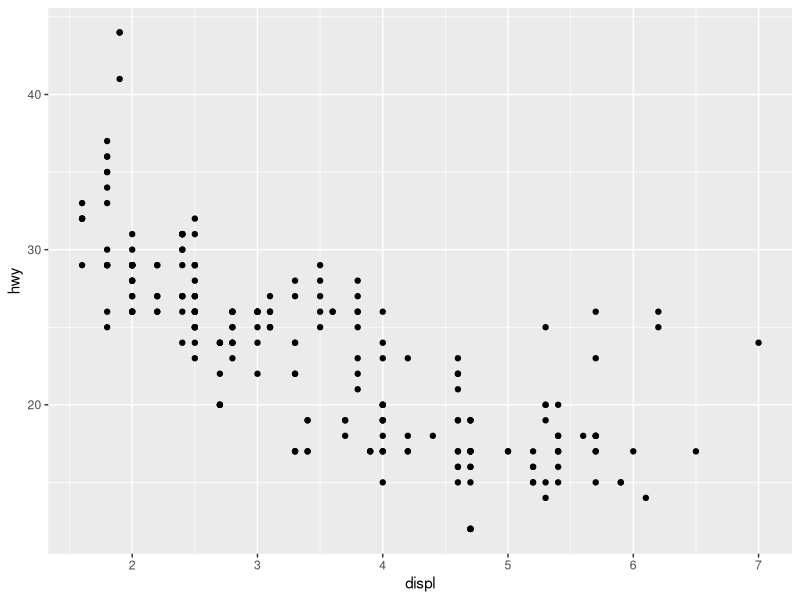
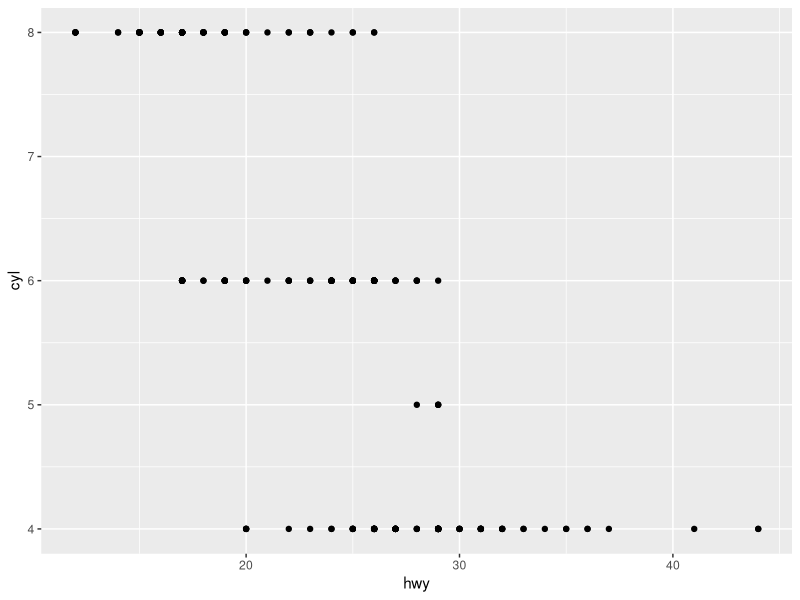
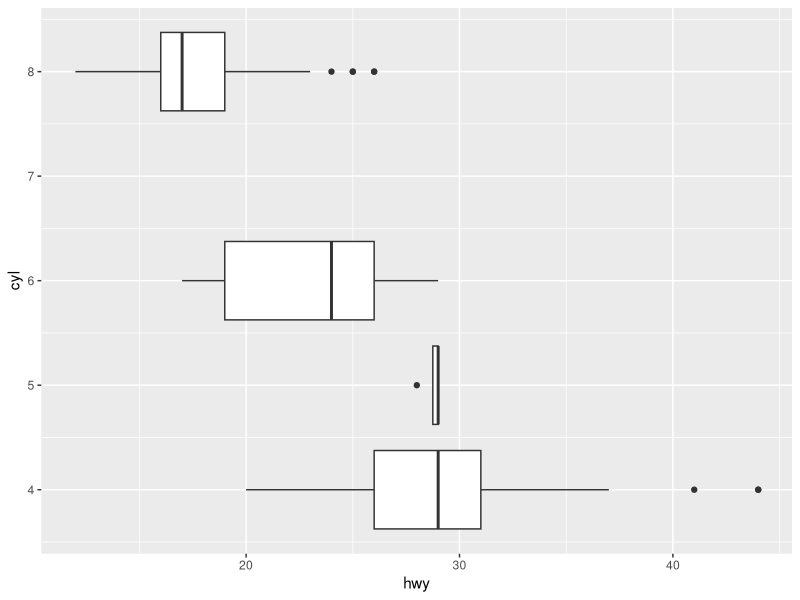
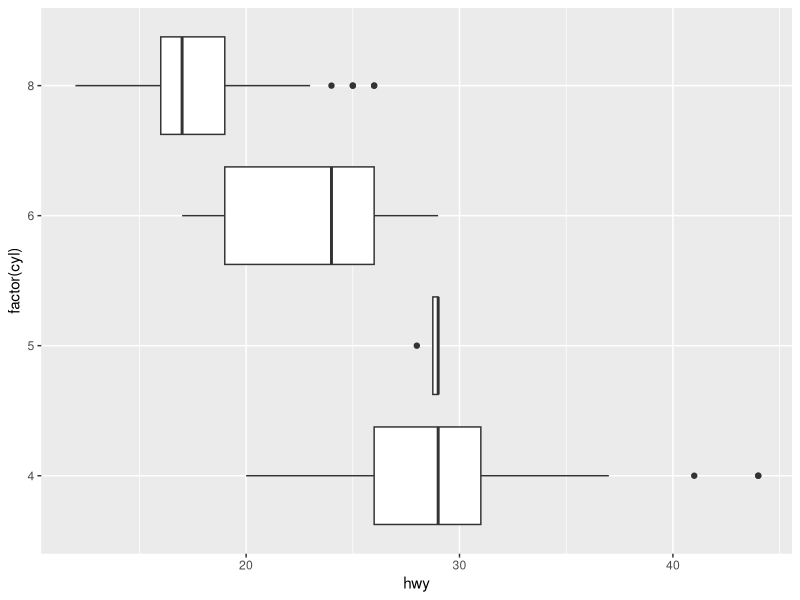
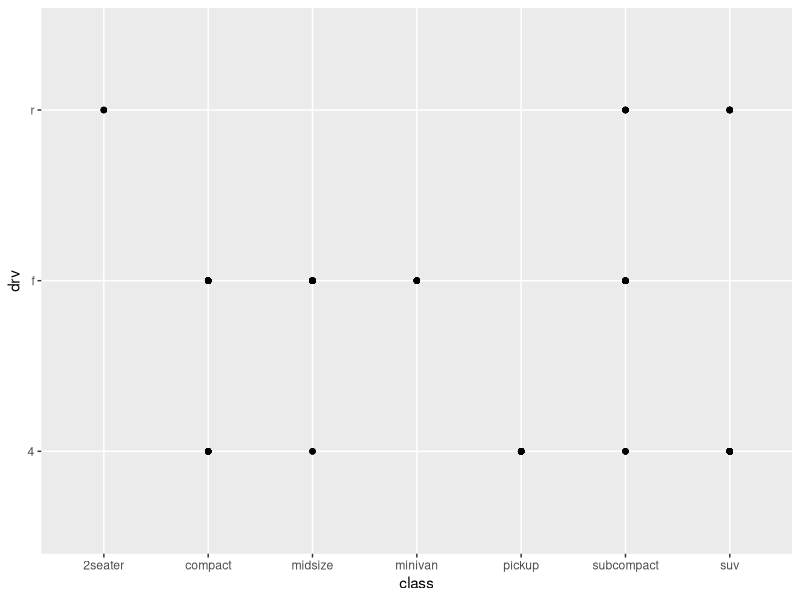
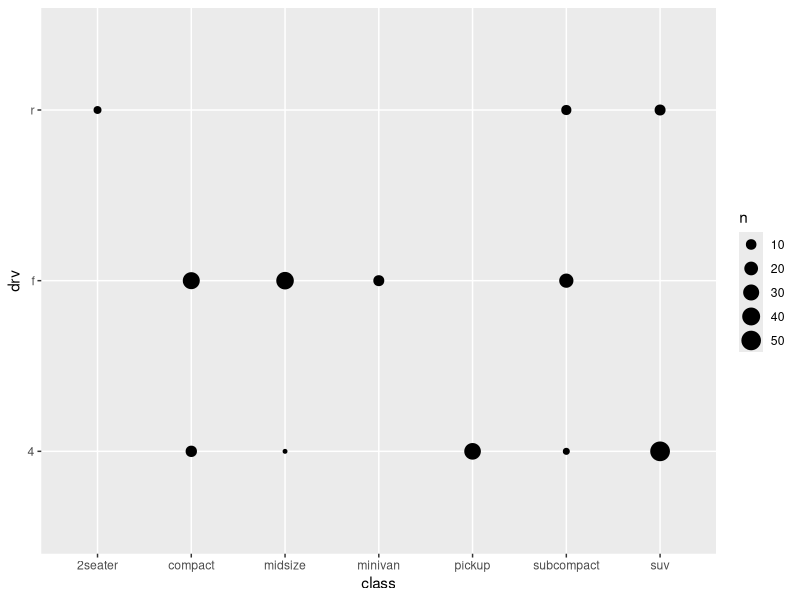
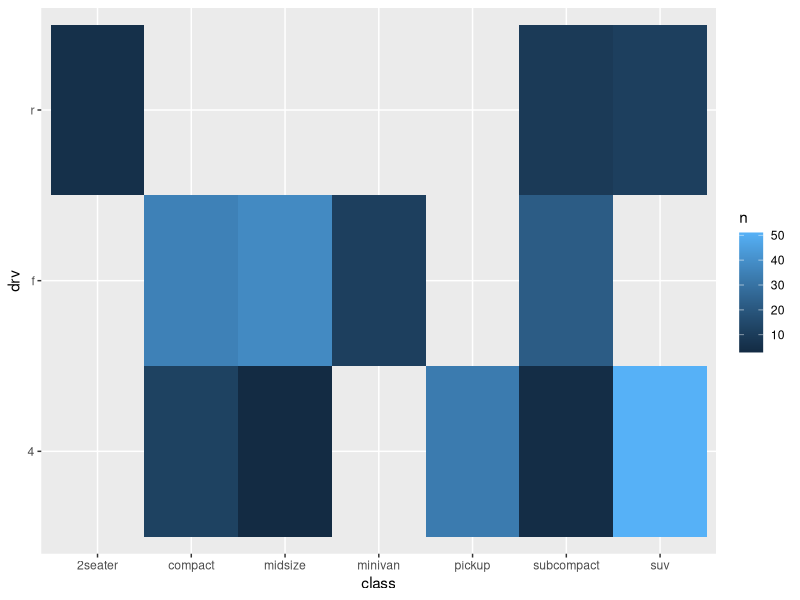
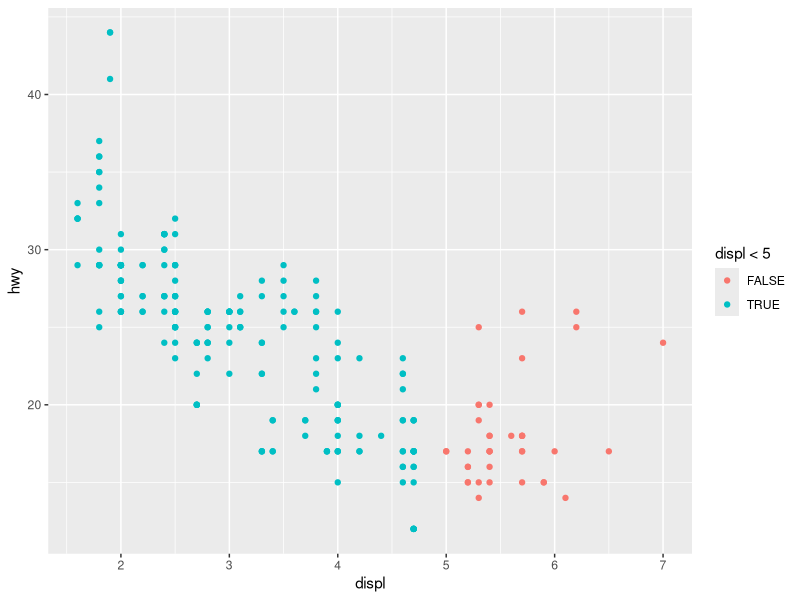

Write R code to recreate these figures, in order.
## ---- chunk 1
knitr::opts_chunk$set(echo = TRUE)
library(tidyverse)
## ---- chunk 2
data(mpg)
#?mpg
mpg %>% summary()
## ---- chunk 3
mpg %>% 
  ggplot()+geom_point(aes(x=displ, y=hwy))
## ---- chunk 4
mpg %>% 
  ggplot()+geom_point(aes(x=hwy, y=cyl))
## ---- chunk 5
mpg %>% 
  ggplot()+geom_boxplot(aes(x=hwy, y=cyl, group=cyl))
## ---- chunk 6
mpg %>% 
  ggplot()+geom_boxplot(aes(x=hwy, y=factor(cyl), group=factor(cyl)))
## ---- chunk 7
mpg %>% 
  ggplot()+geom_point(aes(x=class, y=drv))
## ---- chunk 8
mpg %>% 
  ggplot(aes(x=class, y=drv))+
  geom_count()


mpg %>% 
  count(class, drv) %>% 
  ggplot(aes(x=class, y=drv))+
  geom_tile(aes(fill=n))
## ---- chunk 9
mpg %>% 
  ggplot()+geom_point(aes(x=displ, y=hwy, color=displ<5))

mpg %>% 
  ggplot()+
  geom_point(aes(x=displ, y=hwy, color=class))
## ---- chunk 10
mpg %>% 
  ggplot()+
  geom_point(aes(x=displ, y=hwy))+
  facet_wrap(~class, nrow=5)

mpg %>% 
  ggplot()+
  geom_point(aes(x=displ, y=hwy))+
  facet_grid(~class)

mpg %>% 
  ggplot()+
  geom_point(aes(x=displ, y=hwy))+
  facet_grid(class~.)

mpg %>%
  ggplot()+
  geom_point(aes(x = displ, y = hwy))+
  facet_grid(drv~cyl)
## ---- chunk 11
ggplot(data = mpg, mapping = aes(x = displ, y = hwy, colour = drv)) +
  geom_point() +
  geom_smooth(se = FALSE)
